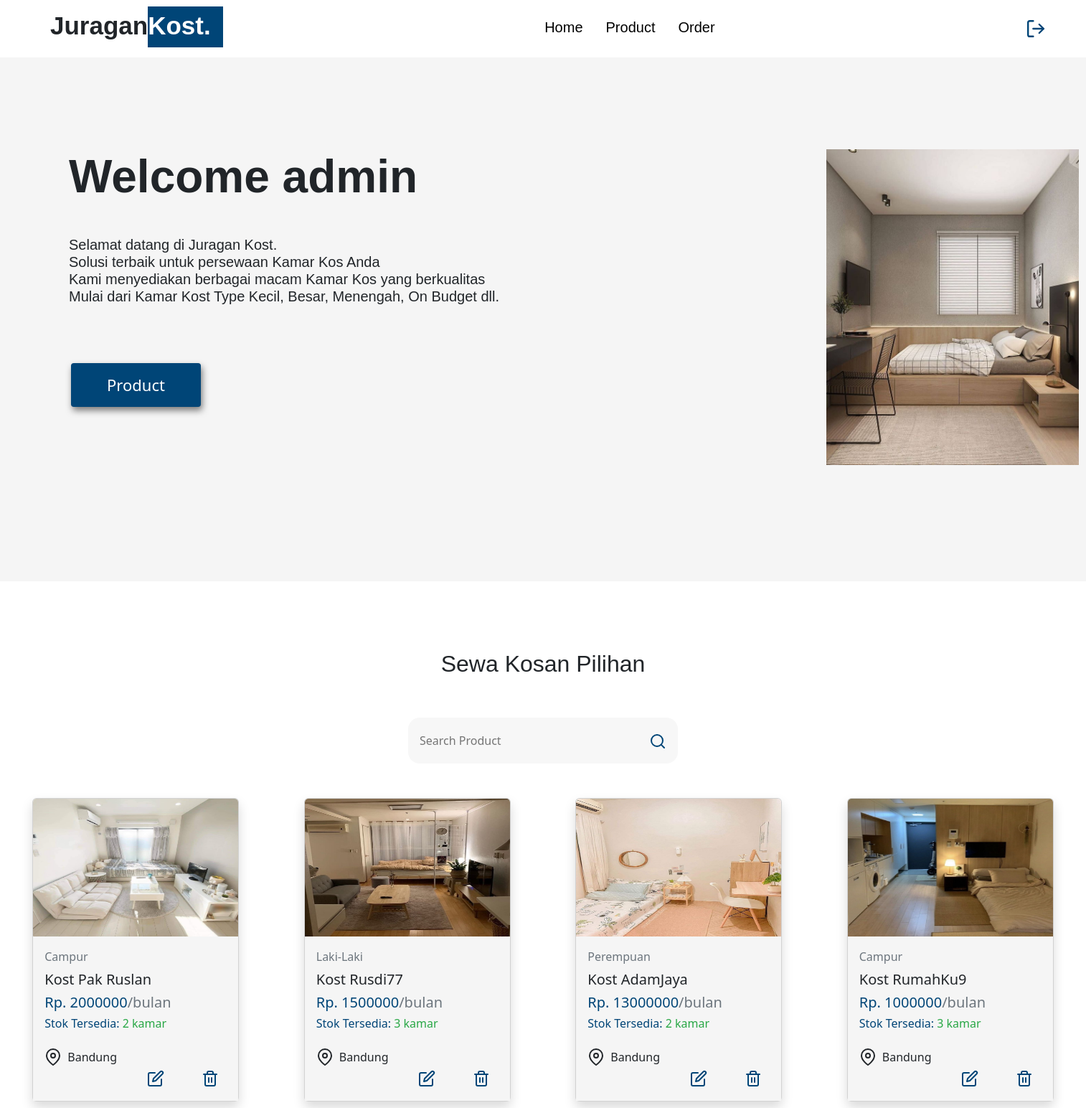
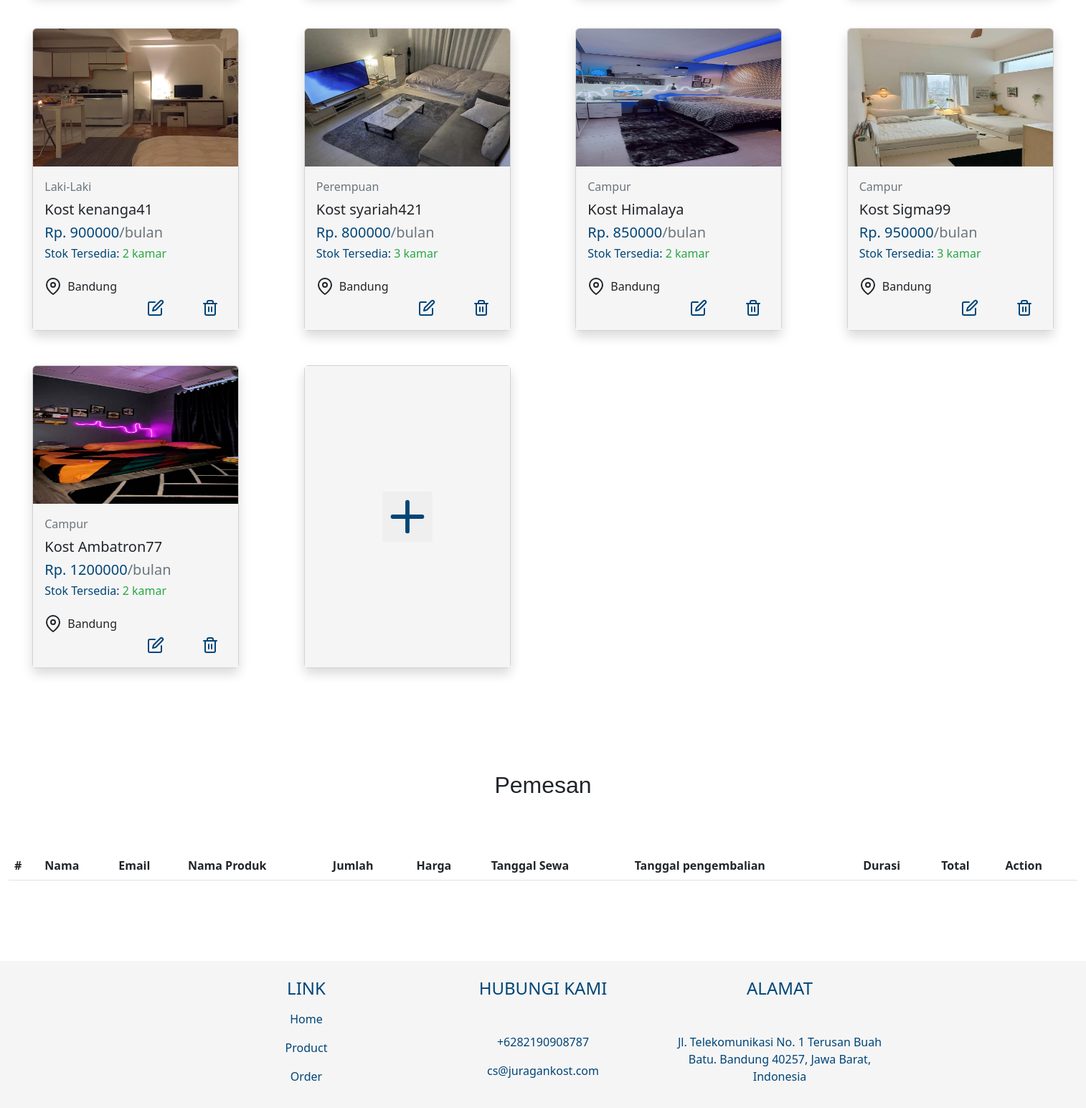
/admin.php (signed in), run on the app's committed database (2 pictures, top to bottom).
### tables this page shows
CREATE TABLE `produk` (
  `id_produk` int(11) NOT NULL,
  `nama_produk` varchar(50) NOT NULL,
  `harga` int(50) NOT NULL,
  `foto` varchar(100) DEFAULT NULL,
  `jenis` varchar(50) DEFAULT NULL,
  `lokasi` varchar(50) NOT NULL,
  `deskripsi` varchar(1000) NOT NULL,
  `stok` int(11) NOT NULL DEFAULT 0
);

### admin.php (the view, shortened to what this page needs)
<!DOCTYPE html>
<html lang="en">
<head>
    <link rel="stylesheet" href="css/admin.css">
    <link href="https://cdn.jsdelivr.net/npm/bootstrap@5.2.3/dist/css/bootstrap.min.css" rel="stylesheet"
>
</head>
<body>
    <nav class="navbar" style="position: fixed;">
        <div class="navbar-container">
            <div class="logo">
                <h2>Juragan<span>Kost.</span></h2>
            </div>
            <ul class="menu-items " style="margin-left: 24em">
                <li><a href="#home">Home</a></li>
                <li><a href="#produk">Product</a></li>
                <li><a href="#pemesanan">Order</a></li>
            </ul>
            <a href="logout.php" id="shopping-cart-button" onclick="return confirmLogout();">
                <i data-feather="log-out" class="shopping"></i>
            </a>
        </div>
    </nav>
    <div class="hal1" id="home">
        <div class="text">
            <h1>Welcome <?= $_SESSION["username"]; ?></h1>
            <h5><br>Selamat datang di Juragan Kost.<br>
                Solusi terbaik untuk persewaan Kamar Kos Anda<br>
                Kami menyediakan berbagai macam Kamar Kos yang berkualitas<br>
                Mulai dari Kamar Kost Type Kecil, Besar, Menengah, On Budget dll.</h5>
        </div>
        <img class="mic" src="asset/Kamardashboard.jpg" alt="">
        <a href="#produk"><button>Product</button></a>
    </div>
    <div class="container-fluid" style="margin-top: 6em;" id="produk">
        <div class="title">
            <h2> Sewa Kosan Pilihan</h2>
        </div>
        <div class="container" style="margin-top: 3em;">
            <form class="d-flex justify-content-center" role="search" method="GET" action="#produk">
                <input class="cari" type="search" name="search" placeholder="Search Product"
                    value="<?php echo isset($_GET['search']) ? $_GET['search'] : ''; ?>">
                <button class="cari-tombol" type="submit"><i data-feather="search" style="color: #004577;"></i></button>
            </form>
        </div>
        <div class="row" style="margin-top: 3em;">
            <?php
            require "proses/koneksi.php";
            $search = isset($_GET['search']) ? $_GET['search'] : '';
            if ($search) {
                $query = mysqli_query($koneksi, "SELECT * FROM produk WHERE nama_produk LIKE '%$search%'");
            } else {
                $query = mysqli_query($koneksi, "SELECT * FROM produk");
            }
            while ($data = mysqli_fetch_array($query)) { ?>
                <div class="col-3 d-flex justify-content-center mb-5">
                    <div class="card shadow" style="width: 18rem;">
                        <img src="asset/<?php echo $data['foto']; ?>" class="card-img-top" alt="..." style="height: 12em">
                        <div class="card-body" style="background-color: #F5F5F5;">
                            <p class="card-title text-muted"><?php echo $data['jenis']; ?></p>
                            <h5 class="card-title"><?php echo $data['nama_produk']; ?></h5>
                            <h5 class="card-title" style="color: #004577;">Rp. <?php echo $data['harga']; ?><span
                                    class="text-muted">/bulan</span></h5>
                            <h6 style="color: #004577; font-weight: normal;">Stok Tersedia:
                                <span style="color: #28a745;"><?php echo $data['stok']; ?> kamar</span>
                            </h6>
                            <div class="harga mt-4 d-flex">
                                <p class="d-flex" style="gap: 0.5em"><i data-feather="map-pin" class="shopping"></i>Bandung
                                </p>
                                <div class="harga mt-4 d-flex">
                                    <a href="edit.php?id_produk=<?php echo $data['id_produk']; ?>"><button
                                            class="booking"><i data-feather="edit"></i></button></a>
                                    <a href="proses/hapus.php?id_produk=<?php echo $data['id_produk']; ?>"><button
                                            class="booking"><i data-feather="trash-2"></i></button></a>
                                </div>
                            </div>
                        </div>
                    </div>
                </div>
            <?php } ?>
            <div class="col-3 d-flex justify-content-center mb-5">
                <div class="card shadow" style="width: 18rem;">
                    <div class="card-body"
                        style="background-color: #F5F5F5;display:flex;align-items:center;justify-content: center;">
                        <a href="tambahadmin.php"><button><i data-feather="plus"
                                    style="color: #004577;width: 70px; height: 70px;"></i></button></a>
                    </div>
                </div>
            </div>
        </div>
    </div>
    <div class="container-fluid" style="margin-top: 6em;" id="pemesanan">
        <div class="title">
            <h2>Pemesan</h2>
        </div>
        <table class="table" style="margin-top: 4em;">
            <thead>
                <tr>
                    <th scope="col">#</th>
                    <th scope="col">Nama</th>
                    <th scope="col">Email</th>
                    <th scope="col">Nama Produk</th>
                    <th scope="col">Jumlah</th>
                    <th scope="col">Harga</th>
                    <th scope="col">Tanggal Sewa</th>
                    <th scope="col">Tanggal pengembalian</th>
                    <th scope="col">Durasi</th>
                    <th scope="col">Total</th>
                    <th scope="col">Action</th>
                </tr>
            </thead>
        </table>
    </div>
    <footer style="background-color:#F5F5F5;padding-bottom: 1em">
        <div class="container" style="margin-top: 7em;color:#004577;">
            <div class="row d-flex justify-content-center text-center">
                <div class="col-3 mt-4 foter">
                    <h4>LINK</h4>
                    <p class="mt-3">
                        <a href="#home" class="footer-hover">Home</a>
                    </p>
                    <p>
                        <a href="#produk" class="footer-hover">Product</a>
                    </p>
                    <p>
                        <a href="#pemesanan" class="footer-hover">Order</a>
                    </p>
                </div>
                <div class="col-3 mt-4">
                    <h4>HUBUNGI KAMI</h4>
                    <div class="mt-5">
                        <p> +6282190908787</p>
                        <p>cs@juragankost.com</p>
                    </div>
                </div>
                <div class="col-3 mt-4">
                    <h4>ALAMAT</h4>
                    <div class="mt-5">
                        Jl. Telekomunikasi No. 1 Terusan Buah Batu. Bandung 40257, Jawa Barat, Indonesia<br>
                    </div>
                </div>
            </div>
        </div>
    </footer>
</body>
</html>

### css/admin.css (style rules this page uses)
:root { --title: "title", sans-serif; --text: "text", sans-serif; --black-color: #1a1a1a; --grey-color: #292a2e; --white-color: #f7f7f7; --blue-color: #004577; --light-black: rgba(0, 0, 0, 0.89); --black: #000; --white: #fff; --grey: #aaa; }
* { margin: 0; padding: 0; box-sizing: border-box; outline: none; border: none; text-decoration: none; }
html { scroll-behavior: smooth; }
body { overflow-x: hidden; }
.navbar { display: flex; justify-content: space-between; align-items: center; padding: 1.4rem 7%; background-color:var(--white); position: fixed; top: 0; left: 0; right: 0; z-index: 9999; }
.navbar-container { display: flex; justify-content: space-between; align-items: center; height: 64px; }
.navbar-container .shopping { position: absolute; top: 0%; right: 2%; height: 10vh; width: 5rem; padding: 0 1.6rem; color: var(--blue-color); transition: 0.3s; }
.logo h2 { font-family: var(--title); font-size: 35px; line-height: 80px; font-weight: 600; margin-left: 2em; }
.logo h2 span { background-color: var(--blue-color); font-weight: 600; padding-right: 0.5em; padding-bottom: 0.3em; padding-top: 0.2em; color: var(--white); }
.menu-items { order: 2; display: flex; margin-left: 20em; margin-top: 0.8em; }
.menu-items li { list-style: none; margin-left: 2rem; font-size: 1.2rem; display: flex; }
.navbar-container ul a { text-decoration: none; font-family: var(--text); color: var(--black); font-size: 20px; position: relative; }
.navbar-container ul a:after { content: ""; position: absolute; background-color: #295a8d; height: 3px; width: 0; left: 0; bottom: -10px; transition: 0.3s; color: #e0e0e0; }
.hal1 { background: whitesmoke; height: 100vh; margin-top: 10px; }
.hal1 .text { position: absolute; top: 13em; left: 6em; }
.hal1 .text h1 { font-family: var(--title); font-size: 64px; font-weight: 700; }
.hal1 .text h5 { font-family: var(--text); margin-top: 1em; font-size: 20px; }
.hal1 a button { position: absolute; top: 5em; padding: 14px 50px; background: var(--blue-color); border: none; border-radius: 4px; color: #fff; text-decoration: none; font-size: 22px; display: inline-block; margin: 18em 4.5em; box-shadow: 2px 5px 10px rgba(0, 0, 0, 0.5); transition: all 0.4s ease-in-out; }
.hal1 .mic { position: absolute; width: 22em; left: 72em; top: 13em; transition: all 0.4s ease-in-out; }
.title { display: flex; justify-content: center; margin-top: 3em; }
.title h2 { font-family: var(--title); font-weight: 500; justify-content: center; }
.harga { display: flex; gap: 2em; }
.harga .booking { padding: 3px 10px; background: transparent; border-radius: 4px; color: var(--blue-color); text-decoration: none; font-size: 18px; display: inline-block; transition: all 0.4s ease-in-out; }
.cari { height: 4em; width: 20em; background-color: #F7F7F7; border: none; border-radius: 1em 0em 0em 1em; padding: 1em; }
.cari-tombol { border: none; background-color: #F7F7F7; border-radius: 0em 1em 1em 0em; padding: 1em; }
.footer-hover { text-decoration: none; color: #004577; }

### data on the page
produk: foto (picture), jenis "Campur", nama_produk "Kost Pak Ruslan", harga "2000000", stok "2"
produk: foto (picture), jenis "Laki-Laki", nama_produk "Kost Rusdi77", harga "1500000", stok "3"
produk: foto (picture), jenis "Perempuan", nama_produk "Kost AdamJaya", harga "13000000", stok "2"
produk: foto (picture), jenis "Campur", nama_produk "Kost RumahKu9", harga "1000000", stok "3"
produk: foto (picture), jenis "Laki-Laki", nama_produk "Kost kenanga41", harga "900000", stok "2"
produk: foto (picture), jenis "Perempuan", nama_produk "Kost syariah421", harga "800000", stok "3"
produk: foto (picture), jenis "Campur", nama_produk "Kost Himalaya", harga "850000", stok "2"
produk: foto (picture), jenis "Campur", nama_produk "Kost Sigma99", harga "950000", stok "3"
produk: foto (picture), jenis "Campur", nama_produk "Kost Ambatron77", harga "1200000", stok "2"

### other printed values
$_SESSION["username"] "admin"
